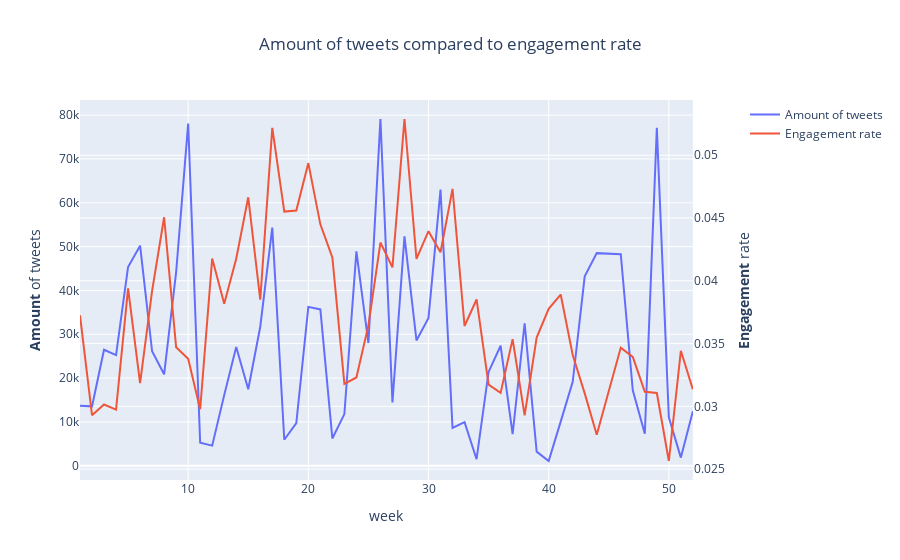

The notebook cell saved with this chart:
### Code cell
# Create figure with secondary y-axis
fig = make_subplots(specs=[[{"secondary_y": True}]])

# Add traces
fig.add_trace(
    go.Scatter(x = freq_week["week"],y = freq_week["freq"], name="Amount of tweets"),
    secondary_y=False,
)

fig.add_trace(
    go.Scatter(x = eng_rate_weekly["week"], y = eng_rate_weekly["eng_rate"], name="Engagement rate"),
    secondary_y=True,
)

# Add figure title
fig.update_layout(
    title_text="Amount of tweets compared to engagement rate",
    title_x = 0.5
)


# Set x-axis title
fig.update_xaxes(title_text="week")

# Set y-axes titles
fig.update_yaxes(title_text="<b>Amount</b> of tweets", secondary_y=False)
fig.update_yaxes(title_text="<b>Engagement</b> rate", secondary_y=True)

fig.show()

### Figure 1 — Plotly figure (JSON) as saved in the notebook; plotly's stock layout.template omitted (floating-point values rounded to 4 significant figures)
{"data": [{"name": "Amount of tweets", "type": "scatter", "x": [1, 2, 3, 4, 5, 6, 7, 8, 9, 10, 11, 12, 13, 14, 15, 16, 17, 18, 19, 20, 21, 22, 23, 24, 25, 26, 27, 28, 29, 30, 31, 32, 33, 34, 35, 36, 37, 38, 39, 40, 41, 42, 43, 44, 46, 47, 48, 49, 50, 51, 52], "xaxis": "x", "y": [13680, 13555, 26466, 25237, 45362, 50221, 26131, 20875, 44165, 78080, 5265, 4589, 16113, 27094, 17448, 31724, 54343, 5929, 9716, 36263, 35679, 6214, 11787, 48915, 28010, 79124, 14443, 52345, 28598, 33747, 63021, 8623, 9950, 1491, 21410, 27384, 7218, 32517, 3219, 1086, 10069, 19133, 43233, 48515, 48284, 17221, 7286, 77141, 11062, 1863, 12424], "yaxis": "y"}, {"name": "Engagement rate", "type": "scatter", "x": [1, 2, 3, 4, 5, 6, 7, 8, 9, 10, 11, 12, 13, 14, 15, 16, 17, 18, 19, 20, 21, 22, 23, 24, 25, 26, 27, 28, 29, 30, 31, 32, 33, 34, 35, 36, 37, 38, 39, 40, 41, 42, 43, 44, 46, 47, 48, 49, 50, 51, 52], "xaxis": "x", "y": [0.03725, 0.02929, 0.03015, 0.02974, 0.0394, 0.03186, 0.0392, 0.04506, 0.0347, 0.03378, 0.02977, 0.04177, 0.03817, 0.04175, 0.04666, 0.03849, 0.05218, 0.04552, 0.0456, 0.04937, 0.0445, 0.04186, 0.03178, 0.0323, 0.03645, 0.04305, 0.04107, 0.05289, 0.04175, 0.04396, 0.04228, 0.04732, 0.0364, 0.03851, 0.03173, 0.03107, 0.03536, 0.02928, 0.03548, 0.03777, 0.03891, 0.03409, 0.03103, 0.02774, 0.03468, 0.03394, 0.03116, 0.03106, 0.02565, 0.03443, 0.03135], "yaxis": "y2"}], "layout": {"title": {"text": "Amount of tweets compared to engagement rate", "x": 0.5}, "xaxis": {"anchor": "y", "domain": [0, 0.94], "title": {"text": "week"}}, "yaxis": {"anchor": "x", "domain": [0, 1], "title": {"text": "<b>Amount</b> of tweets"}}, "yaxis2": {"anchor": "x", "overlaying": "y", "side": "right", "title": {"text": "<b>Engagement</b> rate"}}}}
